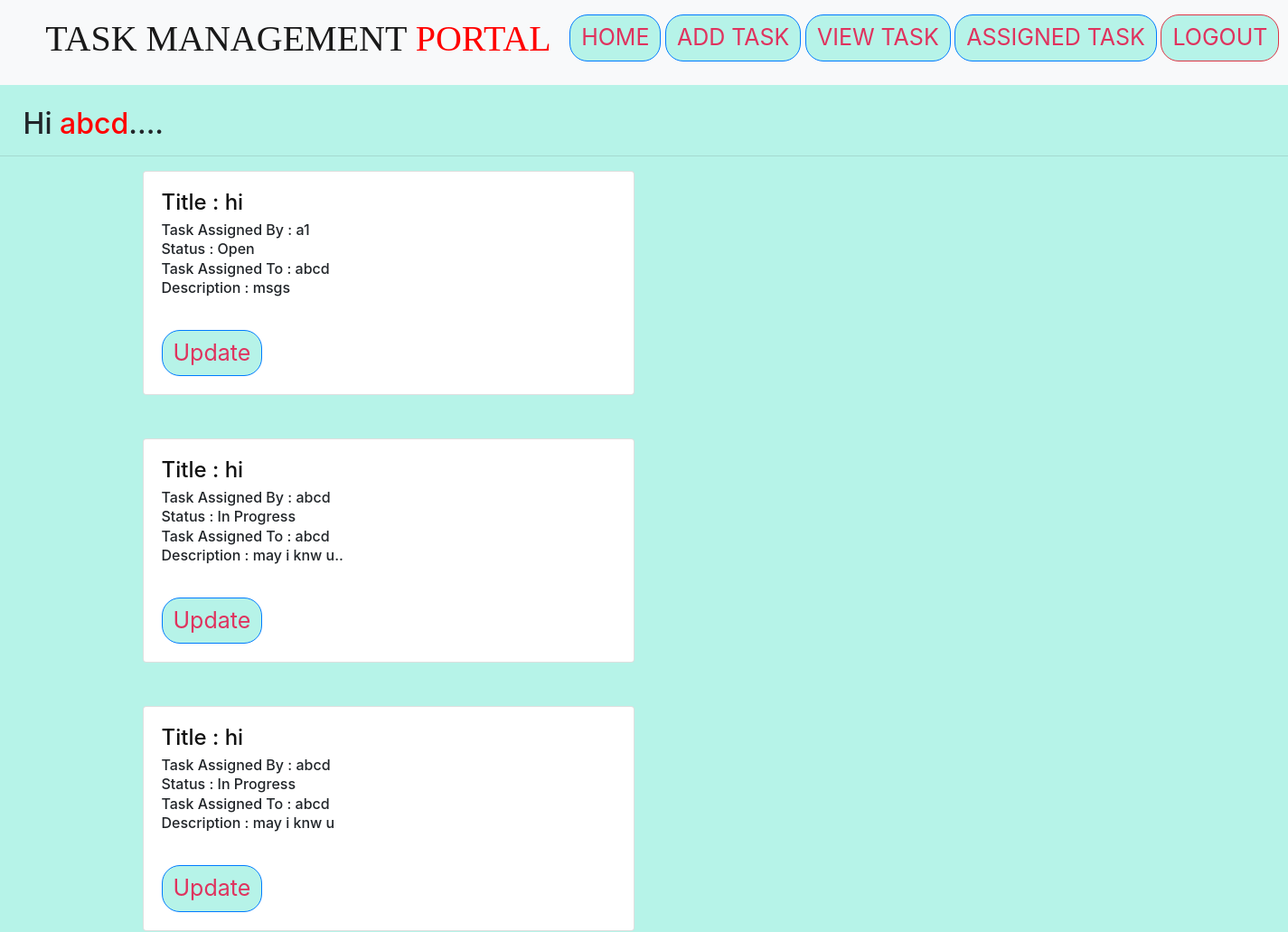
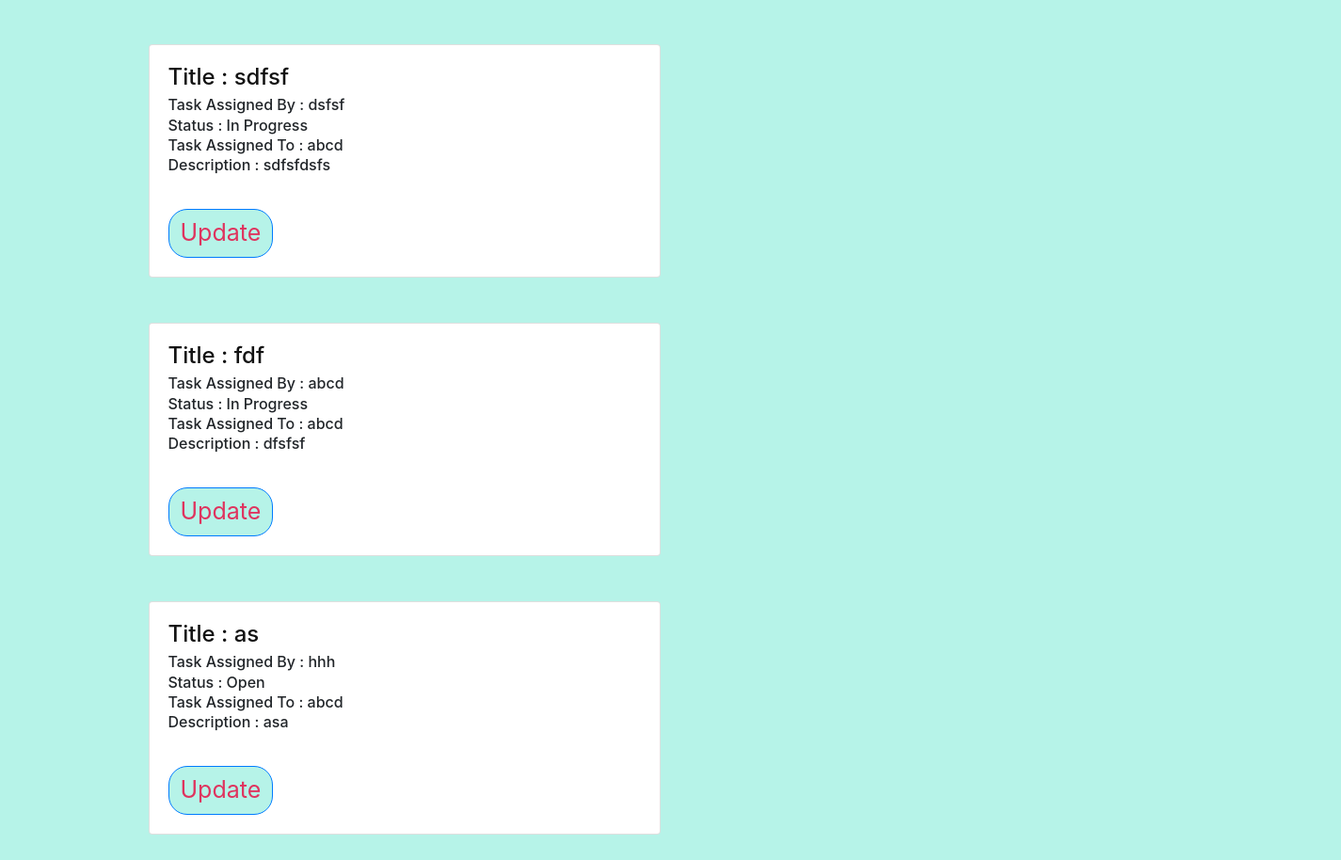
The app's page /view (signed in) with its own data (2 pictures, top to bottom).
### myapp/models.py (models this page shows, shortened)
class TaskDetails(models.Model):
    task_owner=models.CharField(max_length=60)
    title = models.CharField(max_length=80,null=True)
    content= models.CharField(max_length=400,null=True,blank=True)
    status=models.CharField(max_length=20 ,choices=choice,default='open')
    user=models.ForeignKey(User,max_length=20,on_delete=models.CASCADE,null=True)

### myapp/views.py (the view)
# urls.py: path('view',views.view,name='view'),
@login_required(login_url='login')
def view(request):
    current_user = request.user.id
    task=TaskDetails.objects.all().filter(user=current_user)
    context={'task':task}
    return render(request, 'view.html',context=context)

### templates/view.html (shortened to what this page needs)
{% extends 'base2.html' %}
{% load crispy_forms_tags %}
{% block body %}
<br>
    {% if task.title == None  %}
        <h2> &nbsp;&nbsp;&nbsp;Hi <span style="color: red ;">{{user}}</span>....</h2><hr>
        {% for i in task %}
            <div class="container ">
                <div class="row">
                    <div class="col-lg-6 ">
                        <div class="card" style="width: 34rem;">
                            <div class="card-body">
                                <h4 class="card-title" style="color: rgb(18, 18, 18);">Title : {{i.title}}</h4>
                                <h6 class="card-subtitle mb-2 ">Task Assigned By : {{i.task_owner}}</h6>
                                <h6 class="card-subtitle mb-2 ">Status : {{i.status}}</h6></span>
                                <h6 class="card-subtitle mb-2 ">Task Assigned To : {{i.user}}</h6>
                                <h6 class="card-subtitle mb-2">Description : {{i.content}}</h6><br>
                                <a class="btn btn-outline-primary" type="button" href="{% url 'update' i.id %}" >Update</a>
                            </div>
                        </div><br><br>
                    </div>
                </div>
            </div>
        {% endfor %}
        {% else %}
        <h2> &nbsp;&nbsp;&nbsp;Hi {{user}}.... No any Task assigned to you... </h2>
    {% endif %}
{% endblock %}

### templates/base2.html (shortened to what this page needs)
<!DOCTYPE html>
<html>
    <head>
        <link rel="stylesheet" href="https://cdn.jsdelivr.net/npm/bootstrap@4.0.0/dist/css/bootstrap.min.css">
    </head>
    <body style="background-color:rgb(182, 243, 232);">
        <nav class="navbar navbar-expand-lg navbar-light bg-light">
            <div class="container-fluid">
                <a class="navbar-brand h1" href="{% url 'home' %}">&nbsp; TASK MANAGEMENT <span style="color:red ;"> PORTAL</a>
                <div class="collapse navbar-collapse" id="navbarTogglerDemo03">
                    <ul class="navbar-nav ml-auto mb-2 mb-lg-0">
                        <li class="nav-item">
                            <a class="btn btn-outline-primary navbar-btn" type="button" href="{% url 'main' %}">HOME</a>
                        </li>
                        <li class="nav-item">
                            <a class="btn btn-outline-primary navbar-btn" type="button" href="{% url 'create' %}">ADD TASK</a>
                        </li>
                        <li class="nav-item">
                            <a class="btn btn-outline-primary navbar-btn" type="button" href="{% url 'view' %}">VIEW TASK</a>
                        </li>
                        <li class="nav-item">
                            <a class="btn btn-outline-primary navbar-btn" type="button" href="{% url 'assigned' %}">ASSIGNED TASK</a>
                        </li>
                        <li class="nav-item">
                            <a class="btn btn-outline-danger navbar-btn" type="button" href="{% url 'logout' %}">LOGOUT</a>
                        </li>
                    </ul>
                </div>
            </div>
        </nav>
        {% block body %}
        {% endblock %}
    </body>
</html>

### templates/base2.html (style rules this page uses)
.h1 { font-size: 40px; font-family: Cambria, Cochin, Georgia, Times, 'Times New Roman', serif; }
.btn { border-radius: 20px; color: rgb(223, 51, 94); background-color:rgb(182, 243, 232); font-size: 25px; margin-top: 5px; }

### records on screen
TaskDetails: title "hi", task_owner "a1", status "Open", user "abcd", content "msgs"
TaskDetails: title "hi", task_owner "abcd", status "In Progress", user "abcd", content "may i knw u.."
TaskDetails: title "hi", task_owner "abcd", status "In Progress", user "abcd", content "may i knw u"
TaskDetails: title "sdfsf", task_owner "dsfsf", status "In Progress", user "abcd", content "sdfsfdsfs"
TaskDetails: title "fdf", task_owner "abcd", status "In Progress", user "abcd", content "dfsfsf"
TaskDetails: title "as", task_owner "hhh", status "Open", user "abcd", content "asa"

### other values on screen
{{ user }} "abcd"
